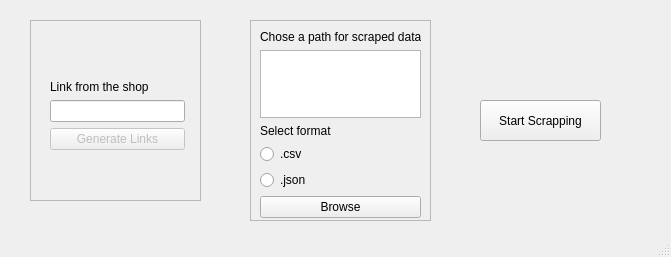
<?xml version="1.0" encoding="UTF-8"?>
<ui version="4.0">
 <class>MainWindow</class>
 <widget class="QMainWindow" name="MainWindow">
  <property name="geometry">
   <rect>
    <x>0</x>
    <y>0</y>
    <width>671</width>
    <height>257</height>
   </rect>
  </property>
  <property name="windowTitle">
   <string>MainWindow</string>
  </property>
  <widget class="QWidget" name="centralwidget">
   <widget class="QFrame" name="frame">
    <property name="geometry">
     <rect>
      <x>30</x>
      <y>20</y>
      <width>171</width>
      <height>181</height>
     </rect>
    </property>
    <property name="frameShape">
     <enum>QFrame::StyledPanel</enum>
    </property>
    <property name="frameShadow">
     <enum>QFrame::Raised</enum>
    </property>
    <widget class="QWidget" name="layoutWidget">
     <property name="geometry">
      <rect>
       <x>20</x>
       <y>60</y>
       <width>135</width>
       <height>70</height>
      </rect>
     </property>
     <layout class="QVBoxLayout" name="verticalLayout">
      <item>
       <widget class="QLabel" name="label">
        <property name="text">
         <string>Link from the shop</string>
        </property>
        <property name="scaledContents">
         <bool>false</bool>
        </property>
       </widget>
      </item>
      <item>
       <widget class="QLineEdit" name="ShopLink"/>
      </item>
      <item>
       <widget class="QPushButton" name="GeneratLink_button">
        <property name="enabled">
         <bool>false</bool>
        </property>
        <property name="text">
         <string>Generate Links</string>
        </property>
       </widget>
      </item>
     </layout>
    </widget>
   </widget>
   <widget class="QFrame" name="frame_2">
    <property name="geometry">
     <rect>
      <x>250</x>
      <y>20</y>
      <width>181</width>
      <height>201</height>
     </rect>
    </property>
    <property name="frameShape">
     <enum>QFrame::StyledPanel</enum>
    </property>
    <property name="frameShadow">
     <enum>QFrame::Raised</enum>
    </property>
    <widget class="QWidget" name="layoutWidget">
     <property name="geometry">
      <rect>
       <x>10</x>
       <y>10</y>
       <width>161</width>
       <height>188</height>
      </rect>
     </property>
     <layout class="QVBoxLayout" name="verticalLayout_2">
      <item>
       <widget class="QLabel" name="label_2">
        <property name="text">
         <string>Chose a path for scraped data</string>
        </property>
       </widget>
      </item>
      <item>
       <widget class="QListWidget" name="listWidget">
        <property name="wordWrap">
         <bool>true</bool>
        </property>
       </widget>
      </item>
      <item>
       <widget class="QLabel" name="label_3">
        <property name="text">
         <string>Select format</string>
        </property>
       </widget>
      </item>
      <item>
       <widget class="QRadioButton" name="checkCsv">
        <property name="text">
         <string>.csv</string>
        </property>
       </widget>
      </item>
      <item>
       <widget class="QRadioButton" name="checkJson">
        <property name="text">
         <string>.json</string>
        </property>
       </widget>
      </item>
      <item>
       <widget class="QPushButton" name="browse_btn">
        <property name="text">
         <string>Browse</string>
        </property>
       </widget>
      </item>
     </layout>
    </widget>
   </widget>
   <widget class="QPushButton" name="start_scrap_btn">
    <property name="geometry">
     <rect>
      <x>480</x>
      <y>100</y>
      <width>121</width>
      <height>41</height>
     </rect>
    </property>
    <property name="text">
     <string>Start Scrapping</string>
    </property>
   </widget>
  </widget>
  <widget class="QStatusBar" name="statusbar"/>
 </widget>
 <resources/>
 <connections/>
</ui>
